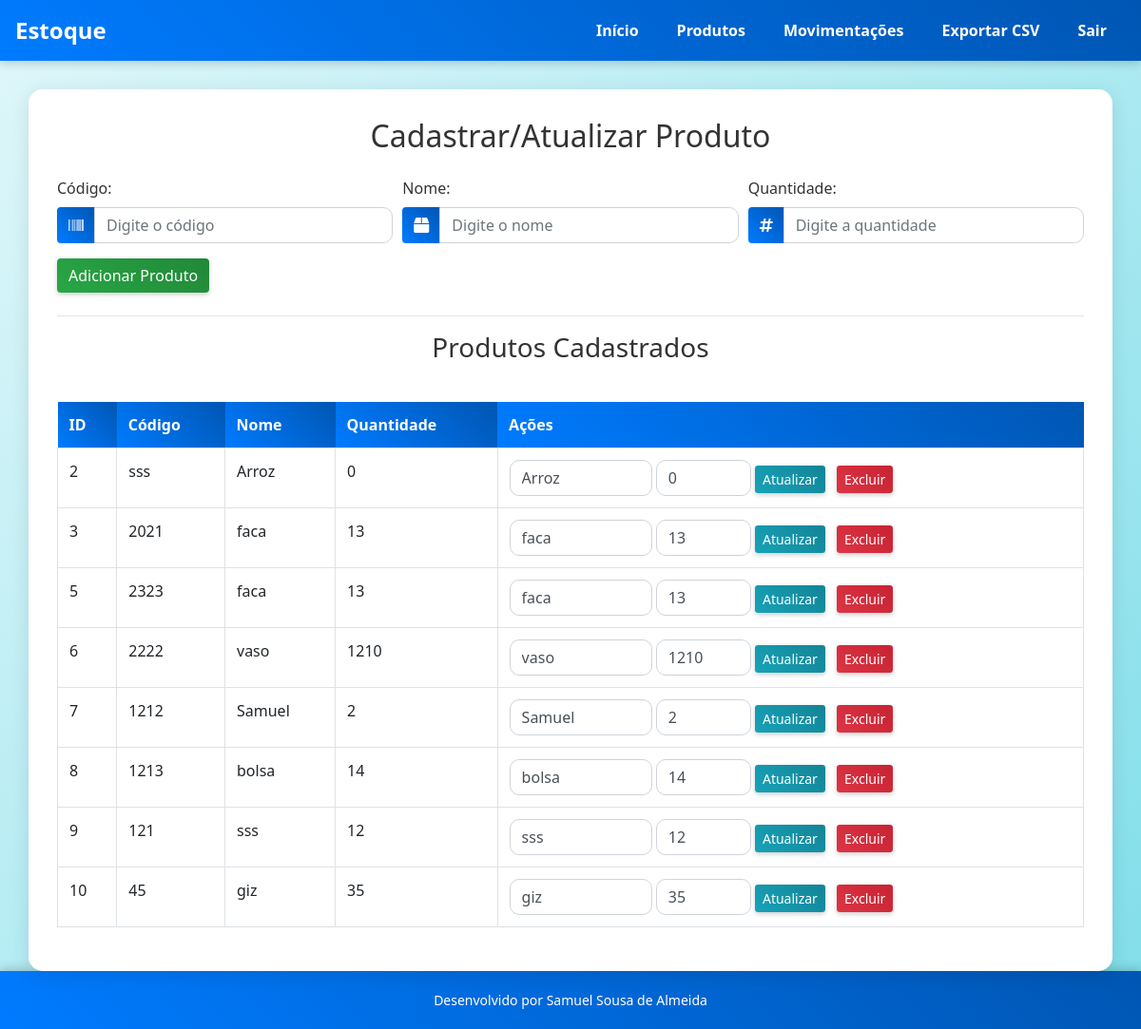
Page /produtos (signed in) on the committed database.
### tables this page shows
CREATE TABLE produtos (
                id INTEGER PRIMARY KEY AUTOINCREMENT,
                codigo TEXT UNIQUE NOT NULL,
                nome TEXT NOT NULL,
                quantidade INTEGER NOT NULL
            );

### app.py (the view, shortened to what this page needs)
@app.route('/produtos', methods=['GET', 'POST'])
def produtos():
    if 'user' not in session:
        return redirect(url_for('login'))
    with get_db_connection() as conn:
        produtos = conn.execute("SELECT * FROM produtos").fetchall()
    return render_template('produtos.html', produtos=produtos)

### app.py (called while the page is built)
def get_db_connection():
    conn = sqlite3.connect(DATABASE)
    conn.row_factory = sqlite3.Row
    return conn

### templates/produtos.html (shortened to what this page needs)
{% extends 'base.html' %}
{% block content %}
<div class="animate__animated animate__fadeInUp">
  <h2 class="text-center mb-4">Cadastrar/Atualizar Produto</h2>
  <form method="POST" action="{{ url_for('produtos') }}" class="mb-4">
    <div class="form-row">
      <div class="form-group col-md-4">
        <label for="codigo">Código:</label>
        <div class="input-group">
          <div class="input-group-prepend">
            <span class="input-group-text"><i class="fas fa-barcode"></i></span>
          </div>
          <input type="text" name="codigo" id="codigo" class="form-control" placeholder="Digite o código" required>
        </div>
      </div>
      <div class="form-group col-md-4">
        <label for="nome">Nome:</label>
        <div class="input-group">
          <div class="input-group-prepend">
            <span class="input-group-text"><i class="fas fa-box"></i></span>
          </div>
          <input type="text" name="nome" id="nome" class="form-control" placeholder="Digite o nome" required>
        </div>
      </div>
      <div class="form-group col-md-4">
        <label for="quantidade">Quantidade:</label>
        <div class="input-group">
          <div class="input-group-prepend">
            <span class="input-group-text"><i class="fas fa-hashtag"></i></span>
          </div>
          <input type="number" name="quantidade" id="quantidade" class="form-control" placeholder="Digite a quantidade" min="0" required>
        </div>
      </div>
    </div>
    <button type="submit" class="btn btn-success">Adicionar Produto</button>
  </form>
  <hr>
  <h3 class="text-center mb-4">Produtos Cadastrados</h3>
  <div class="table-responsive">
    <table class="table table-bordered table-hover mt-3">
      <thead class="thead-dark">
        <tr>
          <th>ID</th>
          <th>Código</th>
          <th>Nome</th>
          <th>Quantidade</th>
          <th>Ações</th>
        </tr>
      </thead>
      <tbody>
        {% for produto in produtos %}
        <tr class="animate__animated animate__fadeIn" style="transition: all 0.3s ease;">
          <td>{{ produto['id'] }}</td>
          <td>{{ produto['codigo'] }}</td>
          <td>{{ produto['nome'] }}</td>
          <td>{{ produto['quantidade'] }}</td>
          <td>
            <form method="POST" action="{{ url_for('atualizar_produto') }}" class="d-inline-block mr-2">
              <input type="text" name="nome" value="{{ produto['nome'] }}" class="form-control d-inline-block" style="width: 150px;" required>
              <input type="number" name="quantidade" value="{{ produto['quantidade'] }}" class="form-control d-inline-block" style="width: 100px;" min="0" required>
              <button type="submit" class="btn btn-info btn-sm">Atualizar</button>
            </form>
            <a href="{{ url_for('excluir_produto', codigo=produto['codigo']) }}" class="btn btn-danger btn-sm" onclick="return confirm('Tem certeza que deseja excluir este produto?');">Excluir</a>
          </td>
        </tr>
        {% endfor %}
      </tbody>
    </table>
  </div>
</div>
{% endblock %}

### templates/base.html (style rules this page uses)
body { font-family: 'Segoe UI', sans-serif; background: linear-gradient(135deg, #e0f7fa, #80deea); color: #333; margin: 0; padding: 0; min-height: 100vh; display: flex; flex-direction: column; }

### templates/produtos.html (style rules this page uses)
.form-control { border-radius: 10px; transition: all 0.3s ease; }
.input-group-text { background: linear-gradient(45deg, #007bff, #0056b3); color: #fff; border: none; }
.btn-success { background: linear-gradient(45deg, #28a745, #218838); border: none; box-shadow: 0 2px 5px rgba(0, 0, 0, 0.2); transition: all 0.3s ease; }
.btn-info { background: linear-gradient(45deg, #17a2b8, #138496); border: none; box-shadow: 0 2px 5px rgba(0, 0, 0, 0.2); transition: all 0.3s ease; }
.btn-danger { background: linear-gradient(45deg, #dc3545, #c82333); border: none; box-shadow: 0 2px 5px rgba(0, 0, 0, 0.2); transition: all 0.3s ease; }
.table thead th { background: linear-gradient(45deg, #007bff, #0056b3); color: #fff; border: none; }

### rows in the picture
produtos: id "2", codigo "sss", nome "Arroz", quantidade "0"
produtos: id "3", codigo "2021", nome "faca", quantidade "13"
produtos: id "5", codigo "2323", nome "faca", quantidade "13"
produtos: id "6", codigo "2222", nome "vaso", quantidade "1210"
produtos: id "7", codigo "1212", nome "Samuel", quantidade "2"
produtos: id "8", codigo "1213", nome "bolsa", quantidade "14"
produtos: id "9", codigo "121", nome "sss", quantidade "12"
produtos: id "10", codigo "45", nome "giz", quantidade "35"
